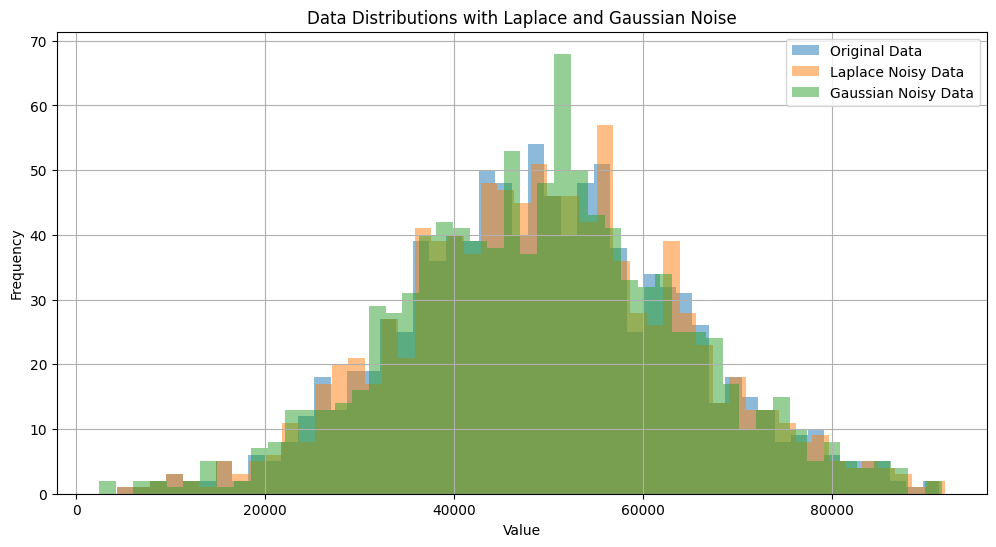

This figure's Python source:
import numpy as np
import matplotlib.pyplot as plt

# Parameters
n = 1000
true_mean = 50000
true_std = 15000
epsilon = 1.0
delta = 1e-5
sensitivity = 500  # example for mean query

# Generate synthetic data
np.random.seed(0)
data = np.random.normal(loc=true_mean, scale=true_std, size=n)
true_output = np.mean(data)

# Laplace noise
laplace_scale = sensitivity / epsilon
laplace_noise = np.random.laplace(loc=0, scale=laplace_scale, size=n)
laplace_noisy_data = data + laplace_noise
laplace_noisy_output = np.mean(laplace_noisy_data)

# Gaussian noise
gaussian_std = np.sqrt(2 * np.log(1.25 / delta)) * sensitivity / epsilon
gaussian_noise = np.random.normal(loc=0, scale=gaussian_std, size=n)
gaussian_noisy_data = data + gaussian_noise
gaussian_noisy_output = np.mean(gaussian_noisy_data)

# Compute SNRs
signal_var = np.var(data)
laplace_noise_var = np.var(laplace_noise)
gaussian_noise_var = np.var(gaussian_noise)

snr_laplace = signal_var / laplace_noise_var
snr_gaussian = signal_var / gaussian_noise_var

# Plotting distributions
plt.figure(figsize=(12, 6))
plt.hist(data, bins=50, alpha=0.5, label='Original Data')
plt.hist(laplace_noisy_data, bins=50, alpha=0.5, label='Laplace Noisy Data')
plt.hist(gaussian_noisy_data, bins=50, alpha=0.5, label='Gaussian Noisy Data')
plt.legend()
plt.title("Data Distributions with Laplace and Gaussian Noise")
plt.xlabel("Value")
plt.ylabel("Frequency")
plt.grid(True)
plt.show()

(signal_var, laplace_noise_var, gaussian_noise_var, snr_laplace, snr_gaussian)

"""
(np.float64(219202752.6702347),
 np.float64(529184.9695509374),
 np.float64(5399912.044085224),
 np.float64(414.2270950292647),
 np.float64(40.59376354293358))
"""
